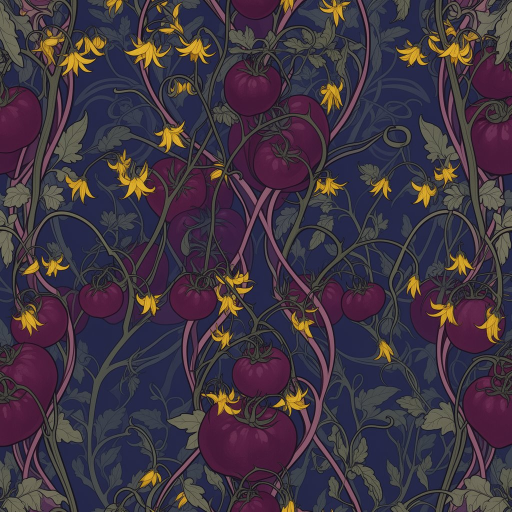
#> input picture user_uploads/01cce38b-655e-477d-acc2-8a6c209aeeda.jpg, 1024 x 1024 px (shown at 1/2 size)
$ python -i gen_wordcloud.py   (imports and definitions only)
#> lines starting #> are read from the running program, lines starting #| are printed output that depends on the picture; after the words box and inside, x2 and y2 are one past the last pixel; in counts of white or black regions, pixels touching at a corner belong together
#!/usr/bin/env python3
"""
gen_wordcloud.py — designs « mots en forme » (format word_shape) à 0€.

Remplit une silhouette avec les mots-clés d'une niche, dans la police de la
collection, sur fond TRANSPARENT. Aucune IA payante : rendu local via la
bibliothèque open-source `wordcloud` (licence MIT).

Idée : « plein de mots qui forment un visuel ». Plus un mot est gros, plus il
est important — et on peut piloter cette taille par le VRAI volume de recherche
(rapport niche_jokes_ranked_*.json) pour que la demande réelle saute aux yeux.

Masques acceptés :
  - intégrés (aucune dépendance externe) : heart, star, hexagon, circle,
    diamond, arrow_up ;
  - n'importe quel PNG silhouette via --mask chemin.png (les zones NON blanches
    sont remplies de mots ; idéal avec une icône CC0 d'openclipart / SVG Repo).

Couleurs : rainbow (arc-en-ciel réparti), black (tout noir), ou une palette
nommée (sunset, ocean, forest, candy). Fond toujours transparent.

Exemples (depuis la racine du repo) :
    python scripts/gen_wordcloud.py --words "nat 20,crit fail,loot,respawn" \
        --mask heart --colors rainbow --font-path assets/fonts/Kaushan_Script.ttf \
        --out produits/word_shapes --name rpg_coeur
    python scripts/gen_wordcloud.py --from-report reports/niche_jokes_ranked_X.json \
        --niche chess --mask star --colors ocean --out produits/word_shapes
"""
import argparse
import colorsys
import json
import math
import os
import sys

import numpy as np
from PIL import Image, ImageChops, ImageColor, ImageDraw

WHITE = 255  # wordcloud remplit là où le masque n'est PAS blanc


# ---------------------------------------------------------------- masques
# [190 lines left out: functions _poly_mask, builtin_mask, _rings_to_mask_polys, country_data, not called in this run]


_US_STATES_CACHE = {}


# [26 lines left out: function us_state_data, not called in this run]


def country_mask(name, size=2000, **kw):
    return country_data(name, size=size, **kw)[0]


# [12 lines left out: function country_contour, not called in this run]


def load_mask(spec, size=1600):
#> called with size = 1600
    if spec.lower().startswith("country:"):
        return country_mask(spec.split(":", 1)[1], size=size)
    if os.path.isfile(spec):
        im = Image.open(spec)
#> im is the input picture: PIL image 1024x1024 RGB; mean R, G, B 64.1, 52.7, 65
        has_alpha = im.mode in ("RGBA", "LA") or (
            im.mode == "P" and "transparency" in im.info)
#> has_alpha = False
        if has_alpha:
            # silhouette = zone opaque (idéal pour les PNG emoji/icônes détourés)
            alpha = im.convert("RGBA").split()[3].resize((size, size), Image.LANCZOS)
            arr = np.array(alpha)
            return np.where(arr > 40, 0, WHITE).astype(np.uint8)
        im = im.convert("L").resize((size, size), Image.LANCZOS)
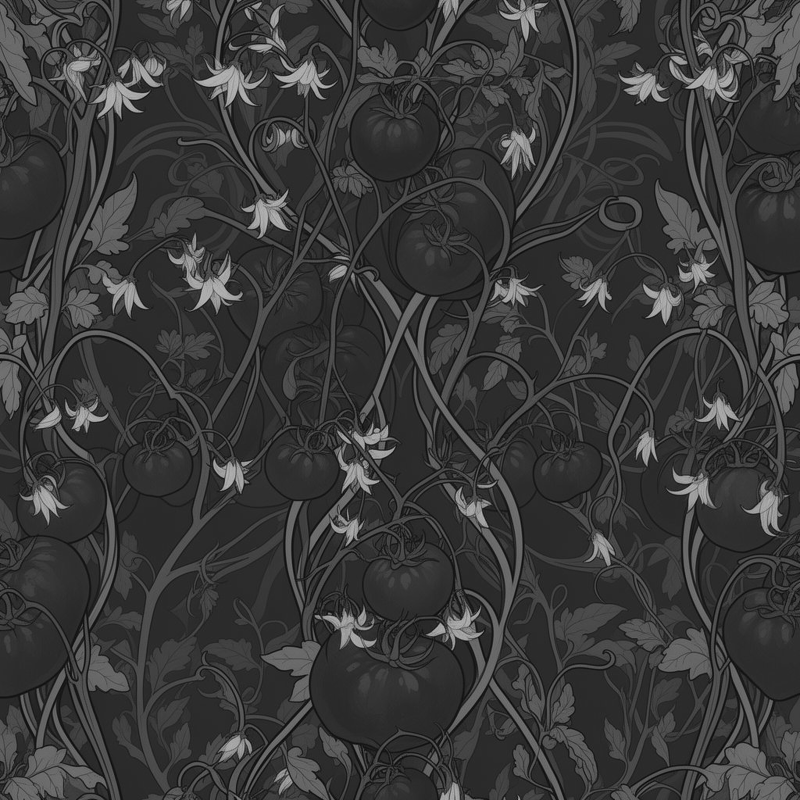
#> im: PIL image 1600x1600 L (shown at 1/2 size); min 0, max 198, mean 57.6
        arr = np.array(im)
        return np.where(arr < 128, 0, WHITE).astype(np.uint8)
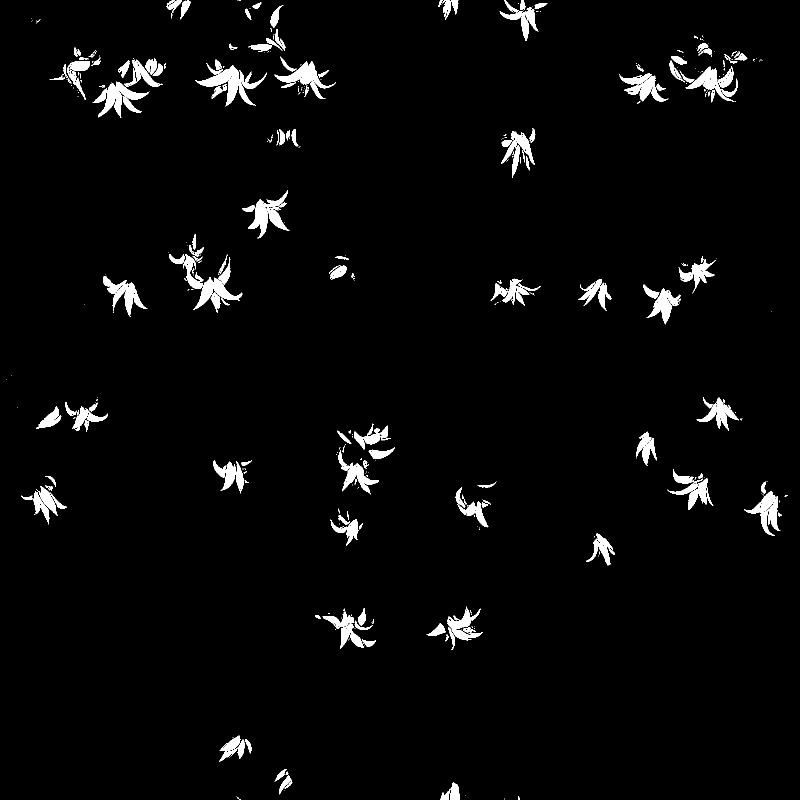
#> returned value: shape (1600, 1600) (shown at 1/2 size); 3% white; 404 white regions (239 under 20 px), largest, box (x1, y1, x2, y2) and area: (390, 130, 534, 213) 3422, (496, 380, 579, 477) 2793, (196, 163, 299, 236) 2721
    return builtin_mask(spec, size=size)


# ---------------------------------------------------------------- couleurs
PALETTES = {
    "sunset": [(255, 94, 58), (255, 149, 5), (255, 191, 0), (214, 40, 100)],
    "ocean":  [(0, 119, 182), (0, 180, 216), (72, 202, 228), (2, 62, 138)],
    "forest": [(45, 106, 79), (82, 183, 136), (27, 67, 50), (149, 213, 178)],
    "candy":  [(247, 37, 133), (114, 9, 183), (58, 12, 163), (76, 201, 240)],
}


# [29 lines left out: function make_color_func, not called in this run]


# ------------------------------------------------------------- drapeaux
# type "vbands" : bandes verticales (couleur selon position X)
# type "hbands" : bandes horizontales (couleur selon position Y)
# type "palette": drapeau complexe -> couleurs cyclées (non positionnel)
FLAGS = {
    # bande « blanche » = blanc pur : sur le fond blanc du pays, ces mots se
    # fondent et forment naturellement la bande blanche du drapeau
    # bande blanche = blanc pur ; le contour noir des mots la rend visible
    "ireland":     {"type": "vbands", "colors": [(19, 134, 86), (255, 255, 255), (255, 136, 62)]},
    "italy":       {"type": "vbands", "colors": [(0, 140, 69), (255, 255, 255), (205, 33, 42)]},
    "france":      {"type": "vbands", "colors": [(0, 85, 164), (255, 255, 255), (239, 65, 53)]},
    "mexico":      {"type": "vbands", "colors": [(0, 104, 71), (255, 255, 255), (206, 17, 38)]},
    "canada":      {"type": "vbands", "colors": [(213, 43, 30), (255, 255, 255), (213, 43, 30)]},
    "germany":     {"type": "hbands", "colors": [(30, 30, 30), (221, 0, 0), (255, 206, 0)]},
    "usa":         {"type": "palette", "colors": [(178, 34, 52), (60, 59, 110), (178, 34, 52)]},
    "new_zealand": {"type": "palette", "colors": [(0, 36, 125), (204, 20, 43), (0, 36, 125)]},
    "jamaica":     {"type": "palette", "colors": [(0, 155, 58), (254, 209, 0), (30, 30, 30)]},
    "australia":   {"type": "palette", "colors": [(0, 36, 125), (204, 20, 43), (0, 36, 125)]},
}


# [70 lines left out: functions make_flag_color_func, add_word_outline, words_from_report, make_cloud, not called in this run]


def silhouette_alpha(mask):
    """Alpha L : 255 dans le pays (mask sombre), 0 autour."""
    return Image.fromarray(np.where(mask < 128, 255, 0).astype(np.uint8), "L")


# [228 lines left out: functions country_border_inner, dilate_alpha, _readable_on_white, shape_outline, band_fill, render_country and 1 more, not called in this run]


# [2 lines not run here, left out]

>>> result = load_mask('../user_uploads/01cce38b-655e-477d-acc2-8a6c209aeeda.jpg')
